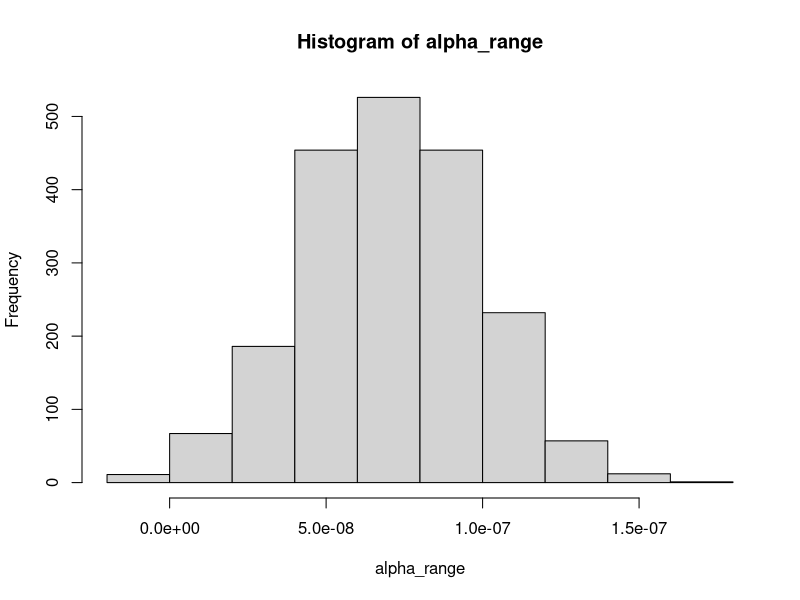
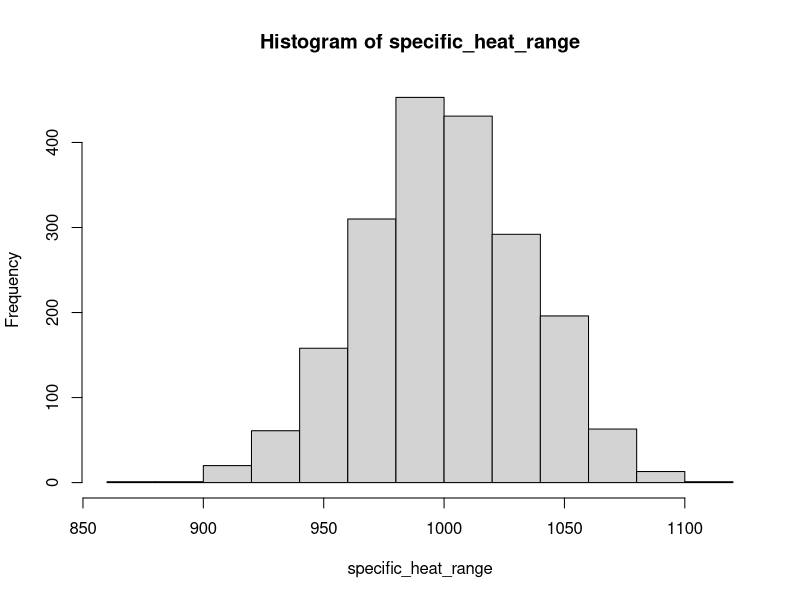
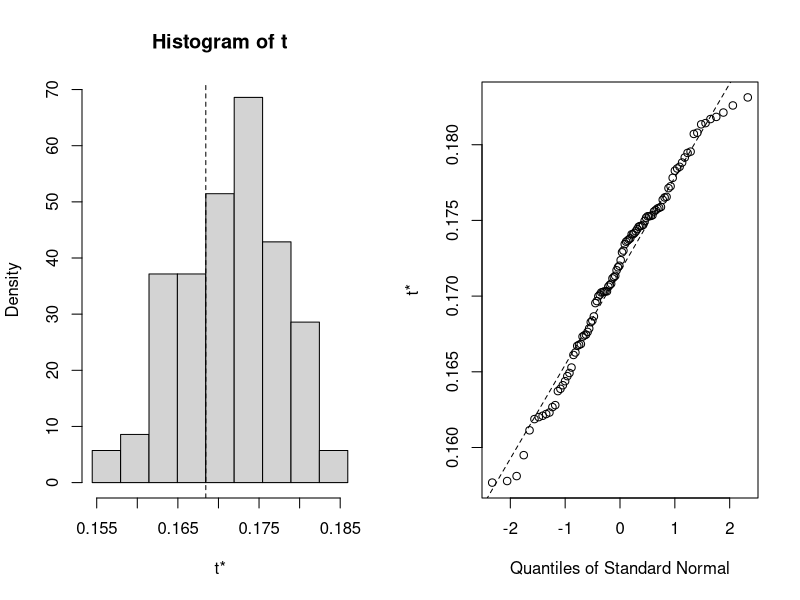
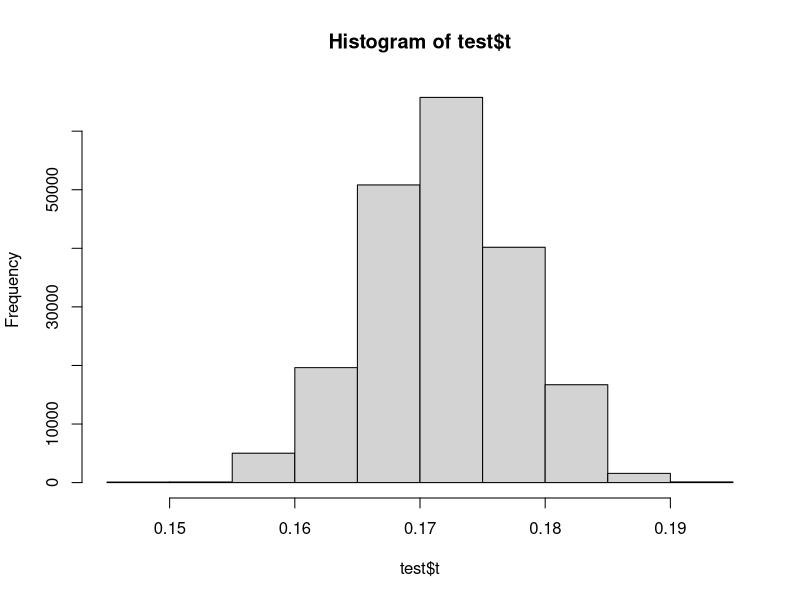

Write R code to recreate these figures, in order.
library(boot)
#select alpha values with mean and sd of previously determined values
alpha_range<-rnorm(n=2000, mean=7.13*10^-8, sd=2.73693*10^-08)
hist(alpha_range)
#select values for specific heat capacity
specific_heat_range<-rnorm(n=2000, mean=1000, sd=35)
hist(specific_heat_range)
#density 
density<-2.409*1000 #kg/m^3

#create input dataframe to bootstrap from
dat<-data.frame("alpha"=alpha_range, "Cv"=specific_heat_range*density)
dat<-data.frame("alpha"=rep(7.13*10^-8), "Cv"=specific_heat_range*density)
str(dat)
#define function 
cond<-function(dat=dat, indices){
  dt<-dat[indices,]
  c(dt[,1]*dt[,2])
}
#bootstrap
test<-boot::boot(data = dat, statistic=cond, R=100)
?boot
plot(test)
test
#calculate confidence intervals
boot.ci(test,type = "perc", conf = 0.95)
?boot.ci
#get value for k
#mean(c(0.1712,0.4479)) #0.30955

#hist(test$t[1,], breaks = 100)
hist(test$t, breaks=8)
mean(test$t) #0.173
median(test$t) #0.173
#tail(test$t)
print(test)

t<-data.frame(test$t)
